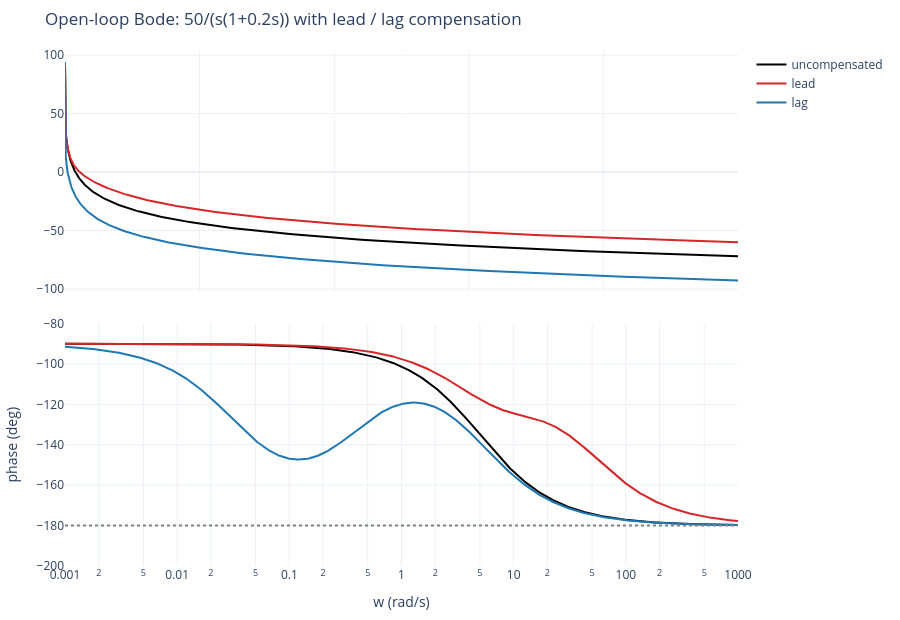
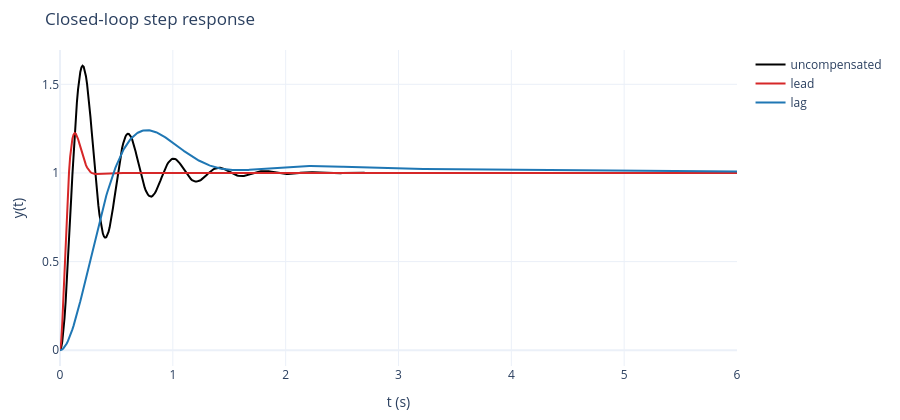

These figures' notebook cell, in order:
### Markdown cell above
網頁上的 $\omega_m=22.2$、$\omega_g'=3.74$、$\alpha=10.7$、$\tau=2.67$ 是從 MATLAB Bode 圖游標讀出的，和上面精確計算的 22.1、3.77、10.6、2.65 差在讀圖誤差；
網頁取的數值（$\tau=0.022$、$G_c=\frac{1+2.67s}{1+28.57s}$）算出的 PM 與 SISO Design Tool 的 49.8°、47.9° 完全一致。

兩種補償都達到 PM ≈ 48°～50°，但做法相反：lead 把交越頻率推高（22 rad/s，反應快），lag 把交越頻率拉低（3.7 rad/s，反應慢但高頻雜訊衰減多）。
下面把三者的 Bode 圖與閉迴路步階響應畫在一起（和網頁上 SISO Design Tool 的結果對照）。

### Code cell
w = np.logspace(-3, 3, 600)
fig = make_subplots(rows=2, cols=1, shared_xaxes=True, vertical_spacing=0.06)
cases = [("uncompensated", num0, den0, "black"), ("lead", num_lead, den_lead, "#d62728"), ("lag", num_lag, den_lag, "#1f77b4")]
for name, n, d, c in cases:
    G = G_jw(n, d, w)
    fig.add_scatter(x=w, y=20 * np.log10(np.abs(G)), name=name, line=dict(color=c), row=1, col=1)
    fig.add_scatter(x=w, y=np.degrees(np.unwrap(np.angle(G))), name=name, line=dict(color=c), showlegend=False, row=2, col=1)
fig.add_hline(y=-180, line=dict(dash="dot", color="gray"), row=2, col=1)
fig.update_xaxes(type="log", title_text="w (rad/s)", row=2, col=1)
fig.update_yaxes(title_text="magnitude (dB)", row=1, col=1)
fig.update_yaxes(title_text="phase (deg)", range=[-200, -80], row=2, col=1)
show(fig, "Open-loop Bode: 50/(s(1+0.2s)) with lead / lag compensation", h=620)

tt = np.linspace(0, 6, 601)
fig = go.Figure()
for name, n, d, c in cases:
    cl_den = np.polyadd(d, n)                                       # 單位負回授：T = n / (d + n)
    _, y = signal.step((n, cl_den), T=tt)
    print(f"{name:14s}: closed-loop overshoot = {100 * (y.max() - 1):5.1f} %")
    fig.add_scatter(x=tt, y=y, name=name, line=dict(color=c))
show(fig, "Closed-loop step response", xlab="t (s)", ylab="y(t)")

### Figure 1 — Plotly figure (JSON) as saved in the notebook; plotly's stock layout.template omitted (floating-point values rounded to 4 significant figures; data arrays with more than 128 entries replaced by an {"elided": "..."} marker saying what was removed)
{"data": [{"line": {"color": "black"}, "name": "uncompensated", "type": "scatter", "x": {"elided": "600 float values"}, "xaxis": "x", "y": {"elided": "600 float values"}, "yaxis": "y"}, {"line": {"color": "black"}, "name": "uncompensated", "showlegend": false, "type": "scatter", "x": {"elided": "600 float values"}, "xaxis": "x2", "y": {"elided": "600 float values"}, "yaxis": "y2"}, {"line": {"color": "#d62728"}, "name": "lead", "type": "scatter", "x": {"elided": "600 float values"}, "xaxis": "x", "y": {"elided": "600 float values"}, "yaxis": "y"}, {"line": {"color": "#d62728"}, "name": "lead", "showlegend": false, "type": "scatter", "x": {"elided": "600 float values"}, "xaxis": "x2", "y": {"elided": "600 float values"}, "yaxis": "y2"}, {"line": {"color": "#1f77b4"}, "name": "lag", "type": "scatter", "x": {"elided": "600 float values"}, "xaxis": "x", "y": {"elided": "600 float values"}, "yaxis": "y"}, {"line": {"color": "#1f77b4"}, "name": "lag", "showlegend": false, "type": "scatter", "x": {"elided": "600 float values"}, "xaxis": "x2", "y": {"elided": "600 float values"}, "yaxis": "y2"}], "layout": {"height": 620, "margin": {"b": 50, "l": 60, "r": 20, "t": 50}, "shapes": [{"line": {"color": "gray", "dash": "dot"}, "type": "line", "x0": 0, "x1": 1, "xref": "x2 domain", "y0": -180, "y1": -180, "yref": "y2"}], "title": {"text": "Open-loop Bode: 50/(s(1+0.2s)) with lead / lag compensation"}, "xaxis": {"anchor": "y", "domain": [0.0, 1.0], "matches": "x2", "showticklabels": false, "title": {}}, "xaxis2": {"anchor": "y2", "domain": [0.0, 1.0], "title": {"text": "w (rad/s)"}, "type": "log"}, "yaxis": {"anchor": "x", "domain": [0.53, 1.0], "title": {}}, "yaxis2": {"anchor": "x2", "domain": [0.0, 0.47], "range": [-200, -80], "title": {"text": "phase (deg)"}}}}

### Figure 2 — Plotly figure (JSON) as saved in the notebook; plotly's stock layout.template omitted (floating-point values rounded to 4 significant figures; data arrays with more than 128 entries replaced by an {"elided": "..."} marker saying what was removed)
{"data": [{"line": {"color": "black"}, "name": "uncompensated", "type": "scatter", "x": {"elided": "601 float values"}, "y": {"elided": "601 float values"}}, {"line": {"color": "#d62728"}, "name": "lead", "type": "scatter", "x": {"elided": "601 float values"}, "y": {"elided": "601 float values"}}, {"line": {"color": "#1f77b4"}, "name": "lag", "type": "scatter", "x": {"elided": "601 float values"}, "y": {"elided": "601 float values"}}], "layout": {"height": 420, "margin": {"b": 50, "l": 60, "r": 20, "t": 50}, "title": {"text": "Closed-loop step response"}, "xaxis": {"title": {"text": "t (s)"}}, "yaxis": {"title": {"text": "y(t)"}}}}
